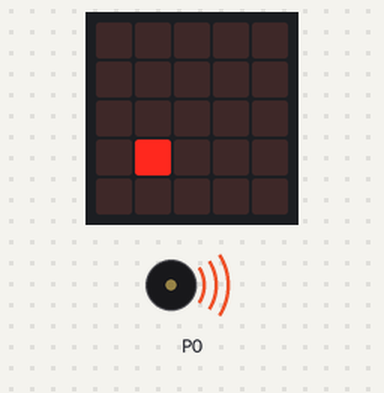
This program was run on a simulated BBC micro:bit (MakeCode). Shown: the board's 5×5 LED display, buzzer (waves = sounding). Random numbers come from a fixed seed; what the program prints to the serial console is not drawn.

Above: at 1.18 s.
At 10.37 s:
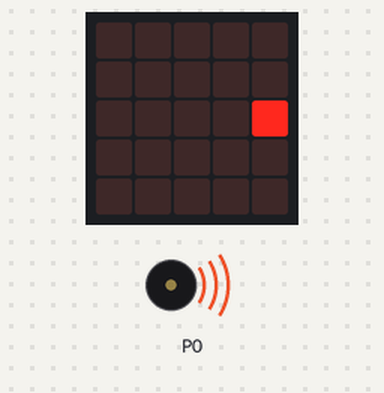
At 20.95 s:
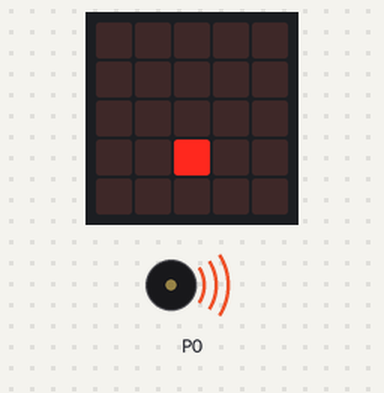
At 39.26 s:
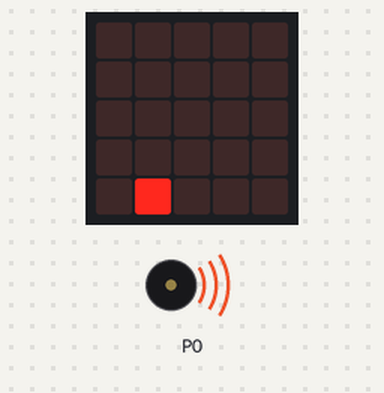
Timing chart, 0 to 40.0 s (numbered marks = the images above):
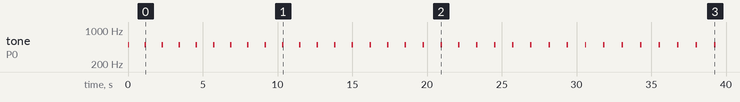

The program:

main.ts
```typescript
/**
 * def on_button_pressed_a():
 */
/**
 * t = 12
 */
/**
 * e = 37.6991118430775
 */
/**
 * print("reset")
 */
let m = 0
let k = 0
let l2 = 1
let l = 1
// print(31.4 / 10)
let t = 12
let e = 37.6991118430775
let d = ["─────────────────────"]
basic.forever(function () {
    l = randint(0.1, 20)
    t = t * l
    e = e * l
    m = e / t
    // print(t + '/' + e)
    // print(k)
    d.push("" + m + "   :=" + ("" + e) + "/" + ("" + t))
    pins.analogPitch(500, 100)
    basic.clearScreen()
    for (let list1 of d) {
        console.log(list1)
    }
    basic.pause(1000)
    led.plot(randint(1, 5), randint(1, 5))
})
```

test.ts
```typescript
// テストはここに来ます。このパッケージが拡張機能として使用されるときにはコンパイルされません。
```

Measured:
- by itself, tone on P0: alternates 500 Hz for 0.10 s and silent for 1.1 s
